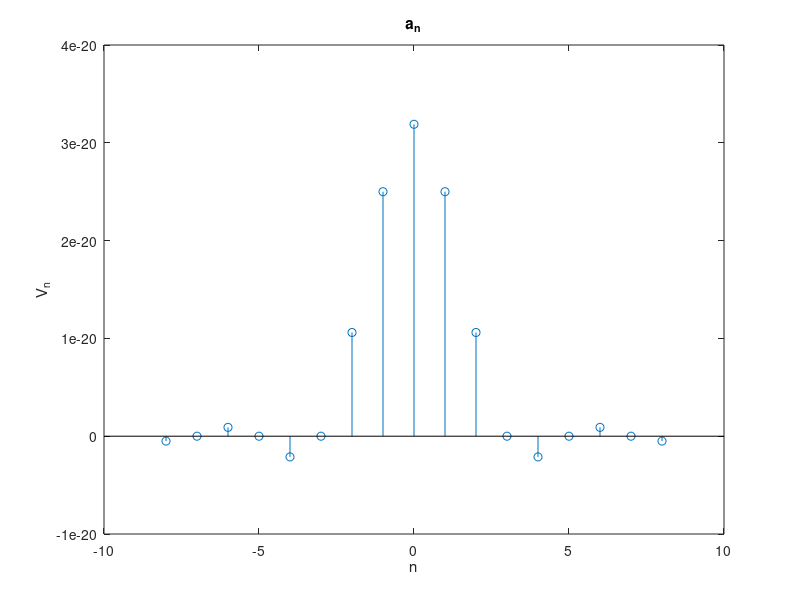

Here is the MATLAB script that generated this plot:
a = 5.43 * 10^(-10);
m_0 = 9.1 * 10^(-31);
h = 6.63 * 10^(-34);

x = -a/2:a/100:a/2;
V = @(x) 10^(-19) * cos(2*pi/a*x) .* (x < a/4 & x > -a/4);

N = 8;

% find the fourier series coefficients of V
a_n = zeros(1,2*N + 1);

for n = -N:1:N
    a_n(n + N + 1) = real(1/a * integral(@(x) exp(-1i*2*pi*n*x/a) .* V(x), -a/2, a/2));
end

% plot the fourier series coefficients
figure(1);
stem(-N:N, a_n, 'o');
title('a_n');
xlabel('n');
ylabel('V_n');